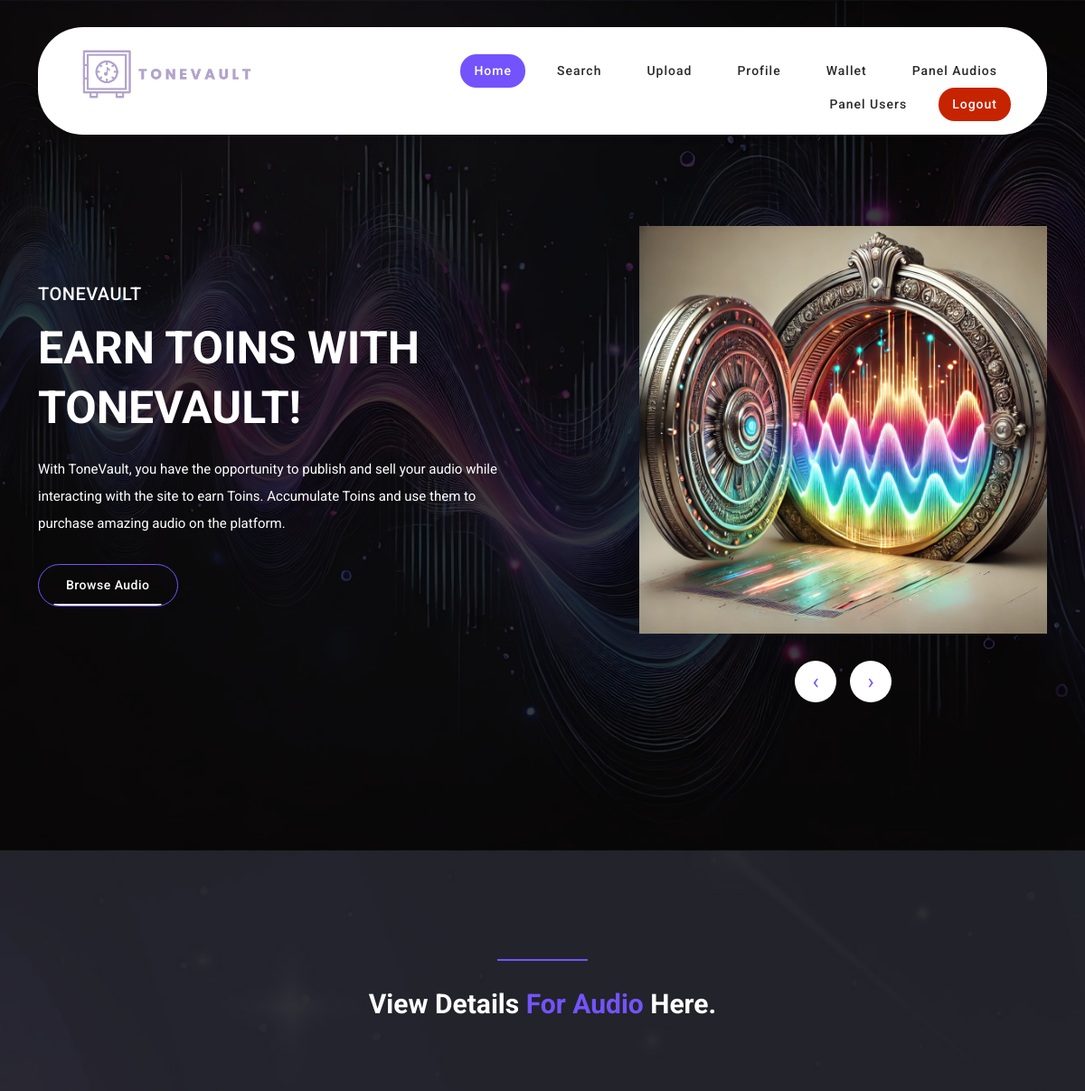
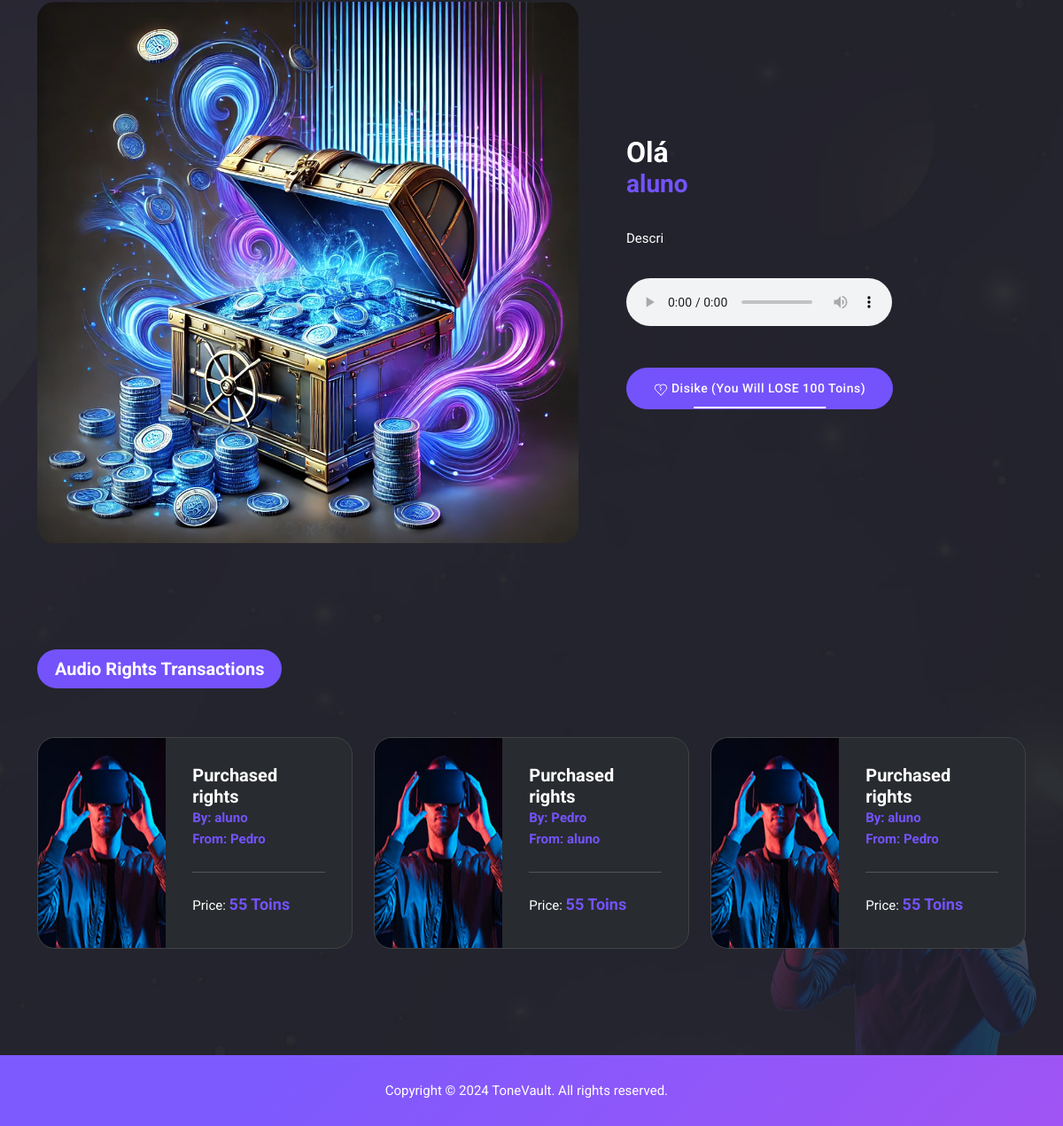
Page /item?id=3 (signed in) on the committed database (2 pictures, top to bottom).
### tables this page shows
CREATE TABLE `audios` (
  `id` int(11) NOT NULL,
  `titulo` varchar(255) NOT NULL,
  `descricao` text NOT NULL,
  `ficheiro` varchar(255) NOT NULL,
  `ficheiroEnc` varchar(255) NOT NULL,
  `valor` int(11) NOT NULL,
  `idUtilizador` int(11) NOT NULL,
  `privacidade` tinyint(1) NOT NULL,
  `estado` tinyint(1) DEFAULT 1
);

CREATE TABLE `utilizadores` (
  `id` int(11) NOT NULL,
  `nome` varchar(50) NOT NULL,
  `email` varchar(255) NOT NULL,
  `password` varchar(255) NOT NULL,
  `saldo` int(11) DEFAULT 0,
  `nivel` int(11) DEFAULT 2,
  `estado` tinyint(1) DEFAULT 1
);

CREATE TABLE `transacoesaudios` (
  `id` int(11) NOT NULL,
  `valor` int(11) NOT NULL,
  `idUtilizadorIn` int(11) NOT NULL,
  `idUtilizadorOut` int(11) NOT NULL,
  `idAudio` int(11) NOT NULL
);

### app/config/routes.php (called while the page is built, shortened)
<?php
$routes = [
    '' => [
        'controller' => 'LoginPageController',
        'action' => 'index'
    ],
    'home' => [
        'controller' => 'HomePageController',
        'action' => 'index'
    ],
    'login/logar' => [
        'controller' => 'UserController',
        'action' => 'login'
    ],
    'player' => [
        'controller' => 'PlayerController',
        'action' => 'index'
    ],
    'logout' => [
        'controller' => 'UserController',
        'action' => 'logout'
    ],
    'signup' => [
        'controller' => 'SignupPageController',
        'action' => 'index'
    ],
    'signup/register' => [
        'controller' => 'UserController',
        'action' => 'signup'
    ],
    'upload' => [
        'controller' => 'UploadController',
        'action' => 'index'
    ],
    'upload/start' => [
        'controller' => 'UploadController',
        'action' => 'processUpload'
    ],
    'buy' => [
        'controller' => 'ItemPageController',
        'action' => 'buy'
    ],
    'like' => [
        'controller' => 'ItemPageController',
        'action' => 'like'
    ],
    'delete' => [
        'controller' => 'ItemPageController',
        'action' => 'delete'
    ],
    'listUsers' => [
        'controller' => 'UserController',
        'action' => 'listUsers'
    ],
    'listAudios' => [
        'controller' => 'ItemPageController',
        'action' => 'list'
    ],
    'search' => [
        'controller' => 'SearchController',
        'action' => 'index'
    ],
    'profile' => [
        'controller' => 'ProfileController',
        'action' => 'index'
    ],
    'profile/editPassword' => [
        'controller' => 'ProfileController',
        'action' => 'editPassword'
    ],
    'wallet' => [
        'controller' => 'WalletController',
        'action' => 'index'
    ]
];
if (isset($_GET['id']) && is_numeric($_GET['id'])) {
    $routes['item?id=' . $_GET['id']] = [
        'controller' => 'ItemPageController',
        'action' => 'index'
    ];
    $routes['edit?id=' . $_GET['id']] = [
        'controller' => 'ItemPageController',
        'action' => 'edit'
    ];
    $routes['editUser?id=' . $_GET['id']] = [
        'controller' => 'UserController',
        'action' => 'editUser'
    ];
    $routes['toggleUserState?id=' . $_GET['id']] = [
        'controller' => 'UserController',
        'action' => 'toggleUserState'
    ];
    $routes['editAudio?id=' . $_GET['id']] = [
        'controller' => 'ItemPageController',
        'action' => 'EditAudio'
    ];
    $routes['deleteAudio?id=' . $_GET['id']] = [
        'controller' => 'ItemPageController',
        'action' => 'deleteAudio'
    ];
    $routes['profile?id=' . $_GET['id']] = [
        'controller' => 'ProfileController',
        'action' => 'index'
    ];
}
return $routes;

### app/database/Database.php (called while the page is built)
<?php
class Database
{
    private static $instance = null;
    public static function getInstance()
    {
        if (self::$instance === null) {
            try {
                self::$instance = new PDO(
                    'mysql:host=sql102.infinityfree.com;dbname=if0_37791864_tonevault',
                    'if0_37791864',
                    'macacos2000',
                    [
                        PDO::ATTR_ERRMODE => PDO::ERRMODE_EXCEPTION,
                        PDO::ATTR_DEFAULT_FETCH_MODE => PDO::FETCH_ASSOC
                    ]
                );
            } catch (PDOException $e) {
                die("ERRO DE CONEXÃO : " . $e->getMessage());
            }
        }
        return self::$instance;
    }
}

### app/models/AudioModel.php (called while the page is built, shortened)
<?php
class AudioModel
{
    private $db;
    public function __construct()
    {
        require_once './app/database/Database.php';
        $this->db = Database::getInstance();
    }
    public function getAudioById($id)
    {
        $stmt = $this->db->prepare('SELECT a.id,u.id as idUtilizador,a.titulo,a.descricao,a.ficheiro,a.ficheiroEnc,a.valor,a.estado,u.nome,a.privacidade FROM audios a JOIN utilizadores u ON a.idUtilizador=u.id WHERE a.id = ? LIMIT 1;');
        $stmt->execute([$id]);
        return $stmt->fetch(PDO::FETCH_ASSOC);
    }
    public function checkPurchase($id)
    {
        $user_id = $_SESSION['user_id'];
        $stmt = $this->db->prepare("SELECT CASE WHEN EXISTS (SELECT 1 FROM compras WHERE idUtilizador = ?) AND EXISTS (SELECT 1 FROM compras WHERE idAudio = ?) THEN 'true'
    ELSE 'false' END AS result;");
        $stmt->execute([$user_id, $id]);
        return $stmt->fetch(PDO::FETCH_ASSOC);
    }
    public function getTransactionListByAudioId($id)
    {
        $stmtTransacao = $this->db->prepare(
            "SELECT t.*, u_in.nome AS nome_utilizador_in, u_out.nome AS nome_utilizador_out FROM transacoesaudios t
    INNER JOIN utilizadores u_in ON t.idUtilizadorIn = u_in.id INNER JOIN utilizadores u_out ON t.idUtilizadorOut = u_out.id WHERE t.idAudio = ?;"
        );
        $stmtTransacao->execute([$id]);
        return $stmtTransacao->fetchAll(PDO::FETCH_ASSOC);
    }
    public function checkLike($idAudio, $idUtilizador)
    {
        $stmtCheck = $this->db->prepare(
            "SELECT 1 FROM likes WHERE idUtilizador = ? AND idAudio = ?"
        );
        $stmtCheck->execute([$idUtilizador, $idAudio]);
        return $stmtCheck->fetch();
    }
}

### app/views/itemView.php (the view, shortened to what this page needs)
<!DOCTYPE html>
<html lang="en">
<head>
    <link href="app/vendor/bootstrap/css/bootstrap.min.css" rel="stylesheet">
    <link rel="stylesheet" href="app/assets/css/fontawesome.css">
    <link rel="stylesheet" href="app/assets/css/templatemo-liberty-market.css">
    <link rel="stylesheet" href="app/assets/css/owl.css">
    <link rel="stylesheet" href="app/assets/css/animate.css">
    <link rel="stylesheet" href="https://unpkg.com/swiper@7/swiper-bundle.min.css" />
</head>
<body>
    <?php include_once 'headerView.php'; ?>
    <div class="main-banner" style="background-image: url('app/assets/images/3rdBG.png');">
        <div class="container">
            <div class="row">
                <div class="col-lg-6 align-self-center">
                    <div class="header-text">
                        <h6>TONEVAULT</h6>
                        <h2>Earn Toins with ToneVault!</h2>
                        <p>With ToneVault, you have the opportunity to publish and sell your audio while interacting with the site to earn Toins. Accumulate Toins and use them to purchase amazing audio on the platform.</p>
                        <div class="buttons">
                            <div class="border-button">
                                <a href="procurar">Browse Audio</a>
                            </div>
                        </div>
                    </div>
                </div>
                <div class="col-lg-5 offset-lg-1">
                    <div class="owl-banner owl-carousel">
                        <div class="item">
                            <img src="app/assets/images/vault3.png" alt="">
                        </div>
                    </div>
                </div>
            </div>
        </div>
    </div>
    <div class="item-details-page">
        <div class="container">
            <?php if ($audio['idUtilizador'] != $_SESSION['user_id']) { ?>
                <div class="row">
                    <div class="col-lg-12">
                        <div class="section-heading">
                            <div class="line-dec"></div>
                            <h2>View Details <em>For Audio</em> Here.</h2>
                        </div>
                    </div>
                    <div class="col-lg-7">
                        <div class="left-image">
                            <img src="app/assets/images/ilusIMG.png" alt="" style="border-radius: 20px;">
                        </div>
                    </div>
                    <div class="col-lg-5 align-self-center">
                        <h2><?= $audio['titulo'] ?></h2>
                        <span class="author">
                            <h3><a href="/profile?id=<?= $audio['idUtilizador'] ?>"><?= $audio['nome'] ?></a></h3>
                        </span>
                        <p><?= $audio['descricao'] ?></p>
                        <?php if (($audio['estado'] == 1) || ($audio['estado'] == 0 && $audio['valor'] == 0) || ($check['result'] == "true")) { ?>
                            <audio controls>
                                <source src="downloads/<?= $audio['ficheiroEnc'] ?>" type="audio/mp3">
                            </audio>
                        <?php } ?>
                        <form action="/like" method="POST">
                            <button type="submit" id="form-submit" name="id" class="main-button" value="<?= $audio['id'] ?>">
                                <?php
                                if ($checkLike) {
                                    echo '<svg xmlns="http://www.w3.org/2000/svg" width="16" height="16" viewBox="0 0 24 24" fill="none" stroke="currentColor" stroke-width="1.5" stroke-linecap="round" stroke-linejoin="round" class="lucide lucide-heart-crack"><path d="M19 14c1.49-1.46 3-3.21 3-5.5A5.5 5.5 0 0 0 16.5 3c-1.76 0-3 .5-4.5 2-1.5-1.5-2.74-2-4.5-2A5.5 5.5 0 0 0 2 8.5c0 2.3 1.5 4.05 3 5.5l7 7Z"/><path d="m12 13-1-1 2-2-3-3 2-2"/></svg> Disike (You will LOSE 100 Toins)';
                                }
                                ?>
                            </button>
                        </form>
                    </div>
                </div>
<?php }
            if (!empty($transactionList)) {
?>
    <div class="col-lg-12">
        <div class="current-bid">
            <div class="row">
                <div class="col-lg-6">
                    <div class="mini-heading">
                        <h4>Audio Rights Transactions</h4>
                    </div>
                </div>
                <div class="col-lg-6">
                </div>
                <?php foreach ($transactionList as $transaction) { ?>
                    <div class="col-lg-4 col-md-6">
                        <div class="item">
                            <div class="left-img">
                                <img src="app/assets/images/current-01.jpg" alt="">
                            </div>
                            <div class="right-content">
                                <h4>Purchased rights</h4>
                                <a href="/profile?id=<?php echo $transaction['idUtilizadorIn'] ?>">By: <?php echo $transaction['nome_utilizador_in'] ?></a>
                                <br>
                                <a href="/profile?id=<?php echo $transaction['idUtilizadorOut'] ?>">From: <?php echo $transaction['nome_utilizador_out'] ?></a>
                                <div class="line-dec"></div>
                                <h6>Price: <em><?php echo $transaction['valor'] ?> Toins</em></h6>
                            </div>
                        </div>
                    </div>
                <?php } ?>
            </div>
        </div>
    </div>
<?php
            }
?>
</div>
</div>
<?php
include_once 'footerView.php';
?>
</body>
</html>

### index.php (shortened to what this page needs)
<?php
$routes = require_once './app/config/routes.php';
$route = trim($_SERVER['REQUEST_URI'], '/');
if (array_key_exists($route, $routes)) {
    $actionName = $routes[$route]['action'];
    $controller = new $controllerName();
    $controller->$actionName();
} else {
    require_once 'app/controllers/HomePageController.php';
    $controller = new HomePageController();
    $controller->index();
}

### app/controllers/ItemPageController.php (shortened to what this page needs)
<?php
require_once 'app/models/AudioModel.php';
class ItemPageController
{
    public function index()
    {
        if (isset($_SESSION['user_id'])) {
            if (isset($_GET['id']) && is_numeric($_GET['id'])) {
                $audioModel = new AudioModel();
                $audio = $audioModel->getAudioById($_GET['id']);
                $check = $audioModel->checkPurchase($_GET['id']);
                $transactionList = $audioModel->getTransactionListByAudioId($_GET['id']);
                $checkLike = $audioModel->checkLike($_GET['id'], $_SESSION['user_id']);
                if (empty($audio)) {
                    header("location:/home");
                } else {
                    if ($audio['privacidade'] == 1) {
                        require_once './app/views/itemView.php';
                    } else {
                        if ($audio['idUtilizador'] == $_SESSION['user_id']) {
                            require_once './app/views/itemView.php';
                        } else {
                            header("location:/");
                        }
                    }
                }
            } else {
                header("location:/home");
            }
        } else {
            header("location:/home");
        }
    }
}

### app/views/headerView.php (shortened to what this page needs)
<header class="header-area header-sticky">
  <div class="container">
      <div class="row">
          <div class="col-12">
              <nav class="main-nav">
                  <a href="/home" class="logo">
                      <img src="app/assets/images/logo/logo.png" alt="">
                  </a>
                  <ul class="nav">
                      <li><a href="/home" <?php if(!isset($local))echo 'class="active"'; ?> >Home</a></li>
                      <li><a href="/search" <?php if(isset($local) && $local==1)echo 'class="active"' ?> >Search</a></li>
                      <li><a href="/upload" <?php if(isset($local) && $local==2)echo 'class="active"' ?> >Upload</a></li>
                      <li><a href="/profile" <?php if(isset($local) && $local==3)echo 'class="active"' ?>>Profile</a></li>
                      <li><a href="/wallet" <?php if(isset($local) && $local==4)echo 'class="active"' ?>>Wallet</a></li>
                      <?php if($_SESSION['nivel']==2 || $_SESSION['nivel']==3){ ?><li><a href="/listAudios" <?php if(isset($local) && $local==5)echo 'class="active"' ?>>Panel Audios</a></li><?php } ?>
                      <?php if($_SESSION['nivel']==2 || $_SESSION['nivel']==3){ ?><li><a href="/listUsers" <?php if(isset($local) && $local==6)echo 'class="active"' ?>>Panel Users</a></li><?php } ?>
                      <li><a href="/logout" style="background-color:#C62300;color:white">logout</a></li>
                  </ul>
              </nav>
          </div>
      </div>
  </div>
</header>

### app/views/footerView.php (shortened to what this page needs)
<footer>
    <div class="container">
      <div class="row">
        <div class="col-lg-12">
          <p>Copyright © 2024 ToneVault. All rights reserved.
          &nbsp;&nbsp;</p>
        </div>
      </div>
    </div>
  </footer>

### rows in the picture
audios: titulo "Olá", idUtilizador.nome "aluno", descricao "Descri"
transacoesaudios: idUtilizadorIn.nome "aluno", idUtilizadorOut.nome "Pedro", valor "55"
transacoesaudios: idUtilizadorIn.nome "Pedro", idUtilizadorOut.nome "aluno", valor "55"
transacoesaudios: idUtilizadorIn.nome "aluno", idUtilizadorOut.nome "Pedro", valor "55"
